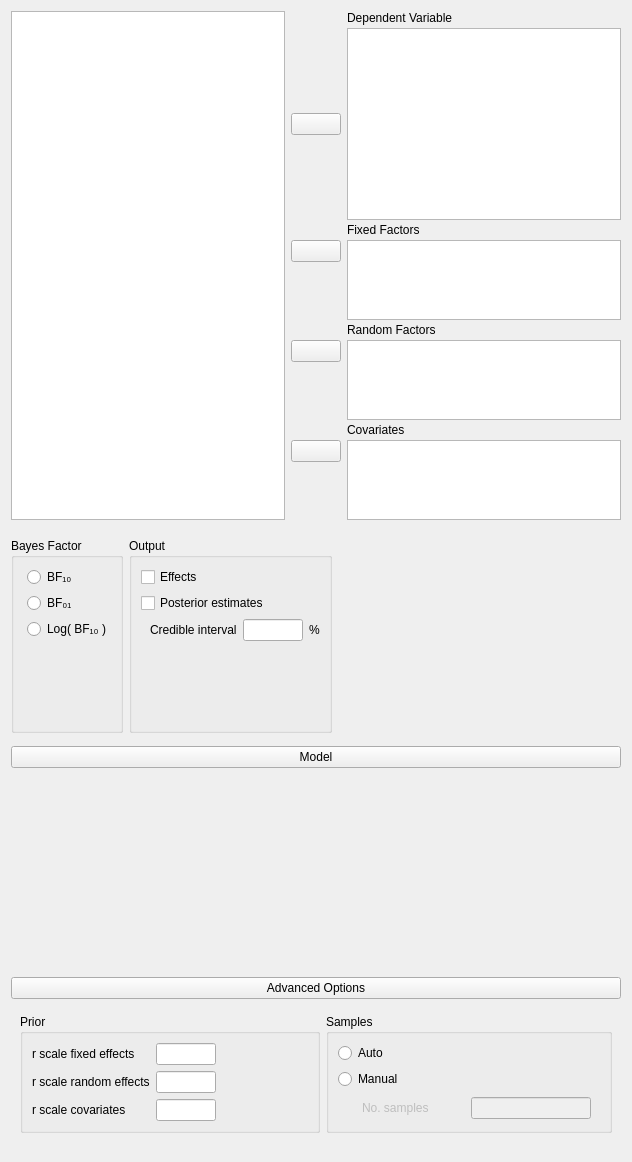
<?xml version="1.0" encoding="UTF-8"?>
<ui version="4.0">
 <class>BainAncovaBayesianForm</class>
 <widget class="QWidget" name="BainAncovaBayesianForm">
  <property name="geometry">
   <rect>
    <x>0</x>
    <y>0</y>
    <width>632</width>
    <height>1162</height>
   </rect>
  </property>
  <property name="sizePolicy">
   <sizepolicy hsizetype="Fixed" vsizetype="Preferred">
    <horstretch>0</horstretch>
    <verstretch>0</verstretch>
   </sizepolicy>
  </property>
  <property name="windowTitle">
   <string>Form</string>
  </property>
  <layout class="QGridLayout" name="gridLayout">
   <property name="verticalSpacing">
    <number>0</number>
   </property>
   <item row="0" column="0">
    <widget class="QWidget" name="topWidget" native="true">
     <layout class="QGridLayout" name="gridLayout_3">
      <property name="leftMargin">
       <number>0</number>
      </property>
      <property name="topMargin">
       <number>0</number>
      </property>
      <property name="rightMargin">
       <number>0</number>
      </property>
      <property name="verticalSpacing">
       <number>3</number>
      </property>
      <item row="2" column="2">
       <widget class="QLabel" name="label_2">
        <property name="sizePolicy">
         <sizepolicy hsizetype="Fixed" vsizetype="Preferred">
          <horstretch>0</horstretch>
          <verstretch>0</verstretch>
         </sizepolicy>
        </property>
        <property name="text">
         <string>Fixed Factors</string>
        </property>
       </widget>
      </item>
      <item row="3" column="1">
       <widget class="AssignButton" name="buttonAssignFixed">
        <property name="sizePolicy">
         <sizepolicy hsizetype="Fixed" vsizetype="Fixed">
          <horstretch>0</horstretch>
          <verstretch>0</verstretch>
         </sizepolicy>
        </property>
        <property name="minimumSize">
         <size>
          <width>50</width>
          <height>0</height>
         </size>
        </property>
        <property name="maximumSize">
         <size>
          <width>50</width>
          <height>16777215</height>
         </size>
        </property>
        <property name="text">
         <string/>
        </property>
       </widget>
      </item>
      <item row="5" column="2">
       <widget class="QLabel" name="label_3">
        <property name="sizePolicy">
         <sizepolicy hsizetype="Fixed" vsizetype="Preferred">
          <horstretch>0</horstretch>
          <verstretch>0</verstretch>
         </sizepolicy>
        </property>
        <property name="text">
         <string>Random Factors</string>
        </property>
       </widget>
      </item>
      <item row="6" column="1">
       <widget class="AssignButton" name="buttonAssignRandom">
        <property name="sizePolicy">
         <sizepolicy hsizetype="Fixed" vsizetype="Fixed">
          <horstretch>0</horstretch>
          <verstretch>0</verstretch>
         </sizepolicy>
        </property>
        <property name="minimumSize">
         <size>
          <width>50</width>
          <height>0</height>
         </size>
        </property>
        <property name="maximumSize">
         <size>
          <width>50</width>
          <height>16777215</height>
         </size>
        </property>
        <property name="text">
         <string/>
        </property>
       </widget>
      </item>
      <item row="8" column="2">
       <widget class="QLabel" name="label_4">
        <property name="sizePolicy">
         <sizepolicy hsizetype="Fixed" vsizetype="Preferred">
          <horstretch>0</horstretch>
          <verstretch>0</verstretch>
         </sizepolicy>
        </property>
        <property name="text">
         <string>Covariates</string>
        </property>
       </widget>
      </item>
      <item row="9" column="1">
       <widget class="AssignButton" name="buttonAssignCovariates">
        <property name="sizePolicy">
         <sizepolicy hsizetype="Fixed" vsizetype="Fixed">
          <horstretch>0</horstretch>
          <verstretch>0</verstretch>
         </sizepolicy>
        </property>
        <property name="minimumSize">
         <size>
          <width>50</width>
          <height>0</height>
         </size>
        </property>
        <property name="maximumSize">
         <size>
          <width>50</width>
          <height>16777215</height>
         </size>
        </property>
        <property name="text">
         <string/>
        </property>
       </widget>
      </item>
      <item row="7" column="1">
       <spacer name="verticalSpacer">
        <property name="orientation">
         <enum>Qt::Vertical</enum>
        </property>
        <property name="sizeHint" stdset="0">
         <size>
          <width>20</width>
          <height>5</height>
         </size>
        </property>
       </spacer>
      </item>
      <item row="10" column="1">
       <spacer name="verticalSpacer_2">
        <property name="orientation">
         <enum>Qt::Vertical</enum>
        </property>
        <property name="sizeHint" stdset="0">
         <size>
          <width>20</width>
          <height>5</height>
         </size>
        </property>
       </spacer>
      </item>
      <item row="0" column="2">
       <widget class="QLabel" name="label">
        <property name="sizePolicy">
         <sizepolicy hsizetype="Fixed" vsizetype="Preferred">
          <horstretch>0</horstretch>
          <verstretch>0</verstretch>
         </sizepolicy>
        </property>
        <property name="text">
         <string>Dependent Variable</string>
        </property>
       </widget>
      </item>
      <item row="1" column="1">
       <widget class="AssignButton" name="buttonAssignDependent">
        <property name="sizePolicy">
         <sizepolicy hsizetype="Fixed" vsizetype="Fixed">
          <horstretch>0</horstretch>
          <verstretch>0</verstretch>
         </sizepolicy>
        </property>
        <property name="minimumSize">
         <size>
          <width>50</width>
          <height>0</height>
         </size>
        </property>
        <property name="maximumSize">
         <size>
          <width>50</width>
          <height>16777215</height>
         </size>
        </property>
        <property name="text">
         <string/>
        </property>
       </widget>
      </item>
      <item row="1" column="2">
       <widget class="boundSingleItemView" name="dependent">
        <property name="sizePolicy">
         <sizepolicy hsizetype="Expanding" vsizetype="Fixed">
          <horstretch>0</horstretch>
          <verstretch>0</verstretch>
         </sizepolicy>
        </property>
        <property name="minimumSize">
         <size>
          <width>0</width>
          <height>0</height>
         </size>
        </property>
        <property name="maximumSize">
         <size>
          <width>16777215</width>
          <height>16777215</height>
         </size>
        </property>
        <property name="selectionMode">
         <enum>QAbstractItemView::ExtendedSelection</enum>
        </property>
       </widget>
      </item>
      <item row="4" column="1">
       <spacer name="verticalSpacer_3">
        <property name="orientation">
         <enum>Qt::Vertical</enum>
        </property>
        <property name="sizeHint" stdset="0">
         <size>
          <width>20</width>
          <height>5</height>
         </size>
        </property>
       </spacer>
      </item>
      <item row="3" column="2" rowspan="2">
       <widget class="BoundListView" name="fixedFactors">
        <property name="sizePolicy">
         <sizepolicy hsizetype="Expanding" vsizetype="Fixed">
          <horstretch>0</horstretch>
          <verstretch>1</verstretch>
         </sizepolicy>
        </property>
        <property name="minimumSize">
         <size>
          <width>0</width>
          <height>80</height>
         </size>
        </property>
        <property name="maximumSize">
         <size>
          <width>16777215</width>
          <height>80</height>
         </size>
        </property>
        <property name="selectionMode">
         <enum>QAbstractItemView::ExtendedSelection</enum>
        </property>
       </widget>
      </item>
      <item row="6" column="2" rowspan="2">
       <widget class="BoundListView" name="randomFactors">
        <property name="sizePolicy">
         <sizepolicy hsizetype="Expanding" vsizetype="Fixed">
          <horstretch>0</horstretch>
          <verstretch>0</verstretch>
         </sizepolicy>
        </property>
        <property name="minimumSize">
         <size>
          <width>0</width>
          <height>80</height>
         </size>
        </property>
        <property name="maximumSize">
         <size>
          <width>16777215</width>
          <height>80</height>
         </size>
        </property>
        <property name="selectionMode">
         <enum>QAbstractItemView::ExtendedSelection</enum>
        </property>
       </widget>
      </item>
      <item row="9" column="2" rowspan="2">
       <widget class="BoundListView" name="covariates">
        <property name="sizePolicy">
         <sizepolicy hsizetype="Expanding" vsizetype="Fixed">
          <horstretch>0</horstretch>
          <verstretch>0</verstretch>
         </sizepolicy>
        </property>
        <property name="minimumSize">
         <size>
          <width>0</width>
          <height>80</height>
         </size>
        </property>
        <property name="maximumSize">
         <size>
          <width>16777215</width>
          <height>80</height>
         </size>
        </property>
        <property name="selectionMode">
         <enum>QAbstractItemView::ExtendedSelection</enum>
        </property>
       </widget>
      </item>
      <item row="0" column="0" rowspan="11">
       <widget class="AvailableFieldsListView" name="listAvailableFields">
        <property name="sizePolicy">
         <sizepolicy hsizetype="Expanding" vsizetype="Preferred">
          <horstretch>0</horstretch>
          <verstretch>0</verstretch>
         </sizepolicy>
        </property>
        <property name="minimumSize">
         <size>
          <width>0</width>
          <height>0</height>
         </size>
        </property>
        <property name="maximumSize">
         <size>
          <width>16777215</width>
          <height>16777215</height>
         </size>
        </property>
        <property name="selectionMode">
         <enum>QAbstractItemView::ExtendedSelection</enum>
        </property>
       </widget>
      </item>
     </layout>
    </widget>
   </item>
   <item row="1" column="0">
    <widget class="QWidget" name="widget_12" native="true">
     <property name="sizePolicy">
      <sizepolicy hsizetype="Maximum" vsizetype="Minimum">
       <horstretch>0</horstretch>
       <verstretch>0</verstretch>
      </sizepolicy>
     </property>
     <layout class="QGridLayout" name="gridLayout_4">
      <property name="leftMargin">
       <number>0</number>
      </property>
      <property name="rightMargin">
       <number>0</number>
      </property>
      <property name="bottomMargin">
       <number>0</number>
      </property>
      <item row="0" column="1">
       <widget class="GroupBox" name="groupBox_3">
        <property name="sizePolicy">
         <sizepolicy hsizetype="Fixed" vsizetype="Minimum">
          <horstretch>0</horstretch>
          <verstretch>0</verstretch>
         </sizepolicy>
        </property>
        <property name="title">
         <string>Output</string>
        </property>
        <layout class="QGridLayout" name="gridLayout_8">
         <item row="1" column="0" colspan="2">
          <widget class="BoundCheckBox" name="posteriorEstimates">
           <property name="sizePolicy">
            <sizepolicy hsizetype="Fixed" vsizetype="Fixed">
             <horstretch>0</horstretch>
             <verstretch>0</verstretch>
            </sizepolicy>
           </property>
           <property name="text">
            <string>Posterior estimates</string>
           </property>
          </widget>
         </item>
         <item row="2" column="0" colspan="3">
          <widget class="QWidget" name="widgetPosteriorOptions" native="true">
           <layout class="QGridLayout" name="gridLayout_12">
            <property name="topMargin">
             <number>0</number>
            </property>
            <property name="rightMargin">
             <number>0</number>
            </property>
            <property name="bottomMargin">
             <number>0</number>
            </property>
            <property name="verticalSpacing">
             <number>3</number>
            </property>
            <item row="0" column="2">
             <widget class="QLabel" name="label_7">
              <property name="sizePolicy">
               <sizepolicy hsizetype="Fixed" vsizetype="Fixed">
                <horstretch>0</horstretch>
                <verstretch>0</verstretch>
               </sizepolicy>
              </property>
              <property name="text">
               <string>%</string>
              </property>
             </widget>
            </item>
            <item row="0" column="1">
             <widget class="BoundTextBox" name="posteriorEstimatesCredibleIntervalInterval">
              <property name="sizePolicy">
               <sizepolicy hsizetype="Fixed" vsizetype="Preferred">
                <horstretch>0</horstretch>
                <verstretch>0</verstretch>
               </sizepolicy>
              </property>
              <property name="minimumSize">
               <size>
                <width>60</width>
                <height>0</height>
               </size>
              </property>
              <property name="maximumSize">
               <size>
                <width>60</width>
                <height>16777215</height>
               </size>
              </property>
             </widget>
            </item>
            <item row="0" column="0">
             <widget class="QLabel" name="label_6">
              <property name="sizePolicy">
               <sizepolicy hsizetype="Fixed" vsizetype="Fixed">
                <horstretch>0</horstretch>
                <verstretch>0</verstretch>
               </sizepolicy>
              </property>
              <property name="text">
               <string>Credible interval</string>
              </property>
             </widget>
            </item>
           </layout>
          </widget>
         </item>
         <item row="0" column="0" colspan="2">
          <widget class="BoundCheckBox" name="effects">
           <property name="sizePolicy">
            <sizepolicy hsizetype="Fixed" vsizetype="Fixed">
             <horstretch>0</horstretch>
             <verstretch>0</verstretch>
            </sizepolicy>
           </property>
           <property name="text">
            <string>Effects</string>
           </property>
          </widget>
         </item>
         <item row="3" column="0">
          <spacer name="verticalSpacer_7">
           <property name="orientation">
            <enum>Qt::Vertical</enum>
           </property>
           <property name="sizeHint" stdset="0">
            <size>
             <width>20</width>
             <height>40</height>
            </size>
           </property>
          </spacer>
         </item>
        </layout>
       </widget>
      </item>
      <item row="0" column="0">
       <widget class="BoundGroupBox" name="bayesFactorType">
        <property name="sizePolicy">
         <sizepolicy hsizetype="Fixed" vsizetype="Minimum">
          <horstretch>0</horstretch>
          <verstretch>0</verstretch>
         </sizepolicy>
        </property>
        <property name="title">
         <string>Bayes Factor</string>
        </property>
        <property name="flat">
         <bool>false</bool>
        </property>
        <layout class="QGridLayout" name="gridLayout_13">
         <property name="leftMargin">
          <number>13</number>
         </property>
         <item row="0" column="0">
          <widget class="QRadioButton" name="_1">
           <property name="sizePolicy">
            <sizepolicy hsizetype="Fixed" vsizetype="Fixed">
             <horstretch>0</horstretch>
             <verstretch>0</verstretch>
            </sizepolicy>
           </property>
           <property name="text">
            <string>BF₁₀</string>
           </property>
          </widget>
         </item>
         <item row="1" column="0">
          <widget class="QRadioButton" name="_2">
           <property name="sizePolicy">
            <sizepolicy hsizetype="Fixed" vsizetype="Fixed">
             <horstretch>0</horstretch>
             <verstretch>0</verstretch>
            </sizepolicy>
           </property>
           <property name="text">
            <string>BF₀₁</string>
           </property>
          </widget>
         </item>
         <item row="3" column="0">
          <spacer name="verticalSpacer_4">
           <property name="orientation">
            <enum>Qt::Vertical</enum>
           </property>
           <property name="sizeHint" stdset="0">
            <size>
             <width>20</width>
             <height>40</height>
            </size>
           </property>
          </spacer>
         </item>
         <item row="2" column="0">
          <widget class="QRadioButton" name="_3">
           <property name="sizePolicy">
            <sizepolicy hsizetype="Fixed" vsizetype="Fixed">
             <horstretch>0</horstretch>
             <verstretch>0</verstretch>
            </sizepolicy>
           </property>
           <property name="text">
            <string>Log( BF₁₀ )</string>
           </property>
          </widget>
         </item>
        </layout>
       </widget>
      </item>
     </layout>
    </widget>
   </item>
   <item row="2" column="0">
    <widget class="QWidget" name="widget_11" native="true">
     <layout class="QGridLayout" name="gridLayout_6">
      <property name="leftMargin">
       <number>0</number>
      </property>
      <property name="topMargin">
       <number>0</number>
      </property>
      <property name="rightMargin">
       <number>0</number>
      </property>
      <property name="bottomMargin">
       <number>0</number>
      </property>
      <property name="verticalSpacing">
       <number>0</number>
      </property>
      <item row="0" column="0">
       <widget class="QWidget" name="widget_10" native="true">
        <property name="sizePolicy">
         <sizepolicy hsizetype="Preferred" vsizetype="Preferred">
          <horstretch>0</horstretch>
          <verstretch>0</verstretch>
         </sizepolicy>
        </property>
        <layout class="QGridLayout" name="gridLayout_5">
         <property name="leftMargin">
          <number>0</number>
         </property>
         <property name="topMargin">
          <number>13</number>
         </property>
         <property name="rightMargin">
          <number>0</number>
         </property>
         <property name="bottomMargin">
          <number>3</number>
         </property>
         <item row="0" column="0">
          <widget class="ExpanderButton" name="expanderModel">
           <property name="sizePolicy">
            <sizepolicy hsizetype="Expanding" vsizetype="Preferred">
             <horstretch>0</horstretch>
             <verstretch>0</verstretch>
            </sizepolicy>
           </property>
           <property name="text">
            <string>Model</string>
           </property>
          </widget>
         </item>
         <item row="1" column="0">
          <widget class="AnovaModelWidget" name="modelTerms" native="true">
           <property name="sizePolicy">
            <sizepolicy hsizetype="Expanding" vsizetype="Preferred">
             <horstretch>0</horstretch>
             <verstretch>0</verstretch>
            </sizepolicy>
           </property>
           <property name="minimumSize">
            <size>
             <width>0</width>
             <height>200</height>
            </size>
           </property>
          </widget>
         </item>
        </layout>
       </widget>
      </item>
     </layout>
    </widget>
   </item>
   <item row="3" column="0">
    <widget class="QWidget" name="advancedBox" native="true">
     <layout class="QGridLayout" name="gridLayout_2">
      <property name="leftMargin">
       <number>0</number>
      </property>
      <property name="topMargin">
       <number>0</number>
      </property>
      <property name="rightMargin">
       <number>0</number>
      </property>
      <item row="3" column="0" rowspan="2" colspan="2">
       <widget class="QWidget" name="advancedOptions" native="true">
        <layout class="QGridLayout" name="gridLayout_7">
         <item row="0" column="0">
          <widget class="GroupBox" name="groupBox_2">
           <property name="maximumSize">
            <size>
             <width>300</width>
             <height>16777215</height>
            </size>
           </property>
           <property name="title">
            <string>Prior</string>
           </property>
           <layout class="QGridLayout" name="gridLayout_9">
            <item row="1" column="2">
             <spacer name="horizontalSpacer_2">
              <property name="orientation">
               <enum>Qt::Horizontal</enum>
              </property>
              <property name="sizeHint" stdset="0">
               <size>
                <width>293</width>
                <height>20</height>
               </size>
              </property>
             </spacer>
            </item>
            <item row="0" column="2">
             <spacer name="horizontalSpacer">
              <property name="orientation">
               <enum>Qt::Horizontal</enum>
              </property>
              <property name="sizeHint" stdset="0">
               <size>
                <width>293</width>
                <height>20</height>
               </size>
              </property>
             </spacer>
            </item>
            <item row="1" column="1">
             <widget class="BoundTextBox" name="priorRandomEffects">
              <property name="minimumSize">
               <size>
                <width>60</width>
                <height>0</height>
               </size>
              </property>
              <property name="maximumSize">
               <size>
                <width>60</width>
                <height>16777215</height>
               </size>
              </property>
             </widget>
            </item>
            <item row="4" column="0">
             <widget class="QLabel" name="label_8">
              <property name="text">
               <string>r scale covariates</string>
              </property>
             </widget>
            </item>
            <item row="1" column="0">
             <widget class="QLabel" name="label_9">
              <property name="text">
               <string>r scale random effects</string>
              </property>
             </widget>
            </item>
            <item row="0" column="0">
             <widget class="QLabel" name="label_10">
              <property name="text">
               <string>r scale fixed effects</string>
              </property>
             </widget>
            </item>
            <item row="0" column="1">
             <widget class="BoundTextBox" name="priorFixedEffects">
              <property name="minimumSize">
               <size>
                <width>60</width>
                <height>0</height>
               </size>
              </property>
              <property name="maximumSize">
               <size>
                <width>60</width>
                <height>16777215</height>
               </size>
              </property>
             </widget>
            </item>
            <item row="4" column="1">
             <widget class="BoundTextBox" name="priorCovariates">
              <property name="minimumSize">
               <size>
                <width>60</width>
                <height>0</height>
               </size>
              </property>
              <property name="maximumSize">
               <size>
                <width>60</width>
                <height>16777215</height>
               </size>
              </property>
             </widget>
            </item>
            <item row="4" column="2">
             <spacer name="horizontalSpacer_3">
              <property name="orientation">
               <enum>Qt::Horizontal</enum>
              </property>
              <property name="sizeHint" stdset="0">
               <size>
                <width>293</width>
                <height>20</height>
               </size>
              </property>
             </spacer>
            </item>
           </layout>
          </widget>
         </item>
         <item row="0" column="1">
          <widget class="BoundGroupBox" name="sampleMode">
           <property name="title">
            <string>Samples</string>
           </property>
           <layout class="QGridLayout" name="gridLayout_14">
            <item row="1" column="0">
             <widget class="QRadioButton" name="_2fixed">
              <property name="text">
               <string>Manual</string>
              </property>
             </widget>
            </item>
            <item row="2" column="0">
             <widget class="QWidget" name="fixedSamplesNumberContainer" native="true">
              <property name="enabled">
               <bool>false</bool>
              </property>
              <layout class="QGridLayout" name="gridLayout_15">
               <property name="leftMargin">
                <number>24</number>
               </property>
               <property name="topMargin">
                <number>0</number>
               </property>
               <property name="bottomMargin">
                <number>0</number>
               </property>
               <item row="0" column="0">
                <widget class="QLabel" name="label_11">
                 <property name="text">
                  <string>No. samples</string>
                 </property>
                </widget>
               </item>
               <item row="0" column="1">
                <widget class="BoundTextBox" name="fixedSamplesNumber">
                 <property name="maximumSize">
                  <size>
                   <width>120</width>
                   <height>16777215</height>
                  </size>
                 </property>
                </widget>
               </item>
              </layout>
             </widget>
            </item>
            <item row="0" column="0">
             <widget class="QRadioButton" name="_1auto">
              <property name="text">
               <string>Auto</string>
              </property>
             </widget>
            </item>
           </layout>
          </widget>
         </item>
        </layout>
       </widget>
      </item>
      <item row="0" column="0" rowspan="2" colspan="2">
       <widget class="ExpanderButton" name="expanderAdvanced">
        <property name="text">
         <string>Advanced Options</string>
        </property>
       </widget>
      </item>
     </layout>
    </widget>
   </item>
  </layout>
 </widget>
 <customwidgets>
  <customwidget>
   <class>AssignButton</class>
   <extends>QPushButton</extends>
   <header>widgets/assignbutton.h</header>
  </customwidget>
  <customwidget>
   <class>AvailableFieldsListView</class>
   <extends>QListView</extends>
   <header>widgets/availablefieldslistview.h</header>
  </customwidget>
  <customwidget>
   <class>BoundListView</class>
   <extends>QListView</extends>
   <header>widgets/boundlistview.h</header>
  </customwidget>
  <customwidget>
   <class>GroupBox</class>
   <extends>QGroupBox</extends>
   <header>widgets/groupbox.h</header>
   <container>1</container>
  </customwidget>
  <customwidget>
   <class>BoundTextBox</class>
   <extends>QLineEdit</extends>
   <header>widgets/boundtextbox.h</header>
  </customwidget>
  <customwidget>
   <class>BoundGroupBox</class>
   <extends>QGroupBox</extends>
   <header>widgets/boundgroupbox.h</header>
   <container>1</container>
  </customwidget>
  <customwidget>
   <class>BoundCheckBox</class>
   <extends>QCheckBox</extends>
   <header>widgets/boundcheckbox.h</header>
  </customwidget>
  <customwidget>
   <class>boundSingleItemView</class>
   <extends>QListView</extends>
   <header>widgets/boundsingleitemview.h</header>
  </customwidget>
  <customwidget>
   <class>ExpanderButton</class>
   <extends>QPushButton</extends>
   <header>widgets/expanderbutton.h</header>
  </customwidget>
  <customwidget>
   <class>AnovaModelWidget</class>
   <extends>QWidget</extends>
   <header>widgets/anovamodelwidget.h</header>
   <container>1</container>
  </customwidget>
 </customwidgets>
 <resources/>
 <connections>
  <connection>
   <sender>_2fixed</sender>
   <signal>toggled(bool)</signal>
   <receiver>fixedSamplesNumberContainer</receiver>
   <slot>setEnabled(bool)</slot>
   <hints>
    <hint type="sourcelabel">
     <x>506</x>
     <y>1084</y>
    </hint>
    <hint type="destinationlabel">
     <x>506</x>
     <y>1111</y>
    </hint>
   </hints>
  </connection>
 </connections>
</ui>
